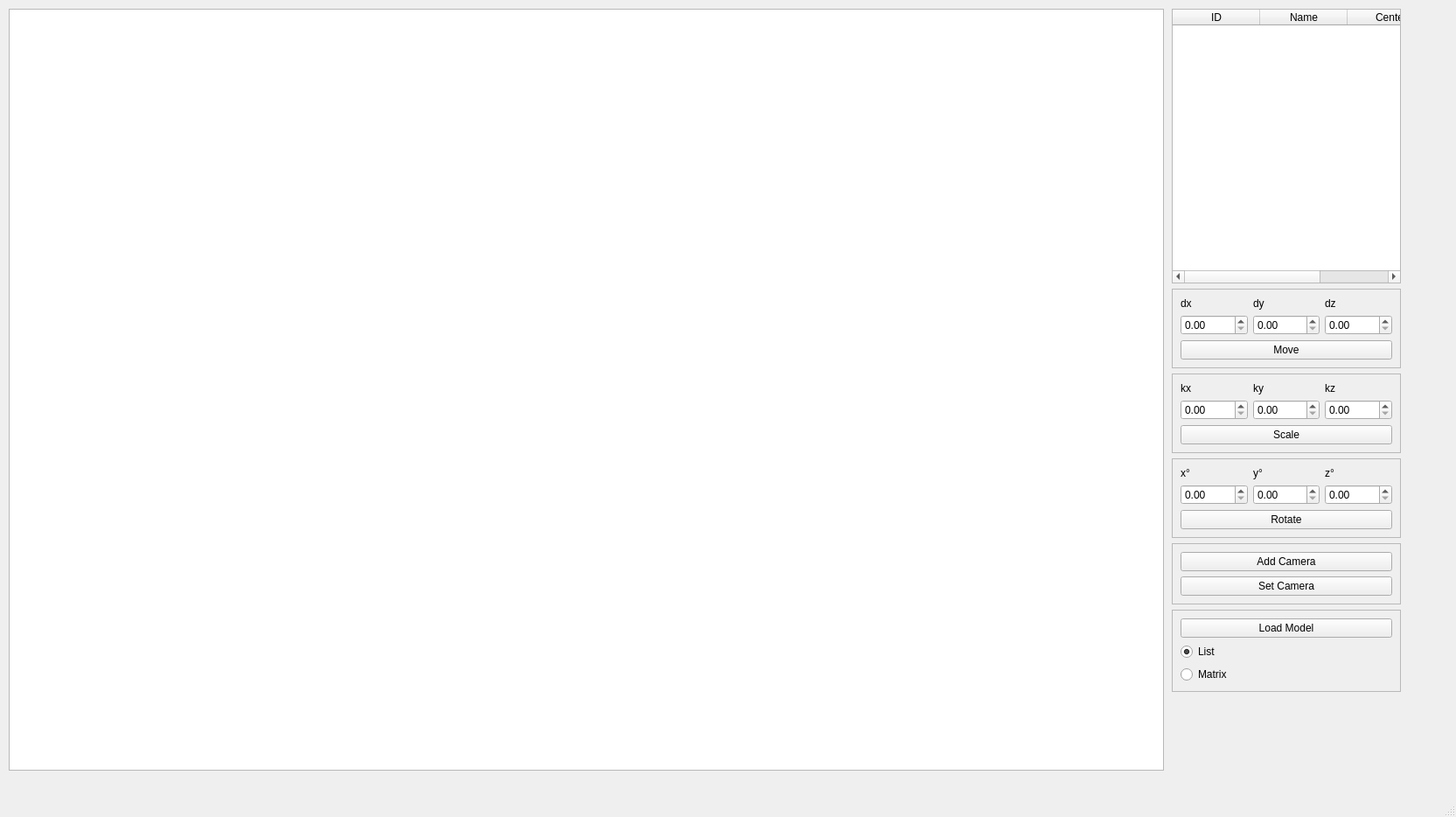
<?xml version="1.0" encoding="UTF-8"?>
<ui version="4.0">
 <class>MainWindow</class>
 <widget class="QMainWindow" name="MainWindow">
  <property name="geometry">
   <rect>
    <x>0</x>
    <y>0</y>
    <width>1665</width>
    <height>934</height>
   </rect>
  </property>
  <property name="windowTitle">
   <string>MainWindow</string>
  </property>
  <widget class="QWidget" name="centralwidget">
   <widget class="QGraphicsView" name="graphicsView">
    <property name="geometry">
     <rect>
      <x>10</x>
      <y>10</y>
      <width>1321</width>
      <height>871</height>
     </rect>
    </property>
   </widget>
   <widget class="QWidget" name="">
    <property name="geometry">
     <rect>
      <x>1340</x>
      <y>10</y>
      <width>262</width>
      <height>781</height>
     </rect>
    </property>
    <layout class="QVBoxLayout" name="verticalLayout_22">
     <item>
      <layout class="QVBoxLayout" name="verticalLayout_18">
       <item>
        <layout class="QVBoxLayout" name="verticalLayout_17">
         <item>
          <widget class="QTableWidget" name="objectsTable">
           <column>
            <property name="text">
             <string>ID</string>
            </property>
           </column>
           <column>
            <property name="text">
             <string>Name</string>
            </property>
           </column>
           <column>
            <property name="text">
             <string>Center</string>
            </property>
           </column>
          </widget>
         </item>
         <item>
          <layout class="QVBoxLayout" name="verticalLayout_13">
           <item>
            <widget class="QFrame" name="frame">
             <property name="frameShape">
              <enum>QFrame::StyledPanel</enum>
             </property>
             <property name="frameShadow">
              <enum>QFrame::Raised</enum>
             </property>
             <layout class="QVBoxLayout" name="verticalLayout_2">
              <item>
               <layout class="QVBoxLayout" name="verticalLayout_6">
                <item>
                 <layout class="QHBoxLayout" name="horizontalLayout_4">
                  <item>
                   <widget class="QLabel" name="label">
                    <property name="text">
                     <string>dx</string>
                    </property>
                   </widget>
                  </item>
                  <item>
                   <widget class="QLabel" name="label_2">
                    <property name="text">
                     <string>dy</string>
                    </property>
                   </widget>
                  </item>
                  <item>
                   <widget class="QLabel" name="label_3">
                    <property name="text">
                     <string>dz</string>
                    </property>
                   </widget>
                  </item>
                 </layout>
                </item>
                <item>
                 <layout class="QVBoxLayout" name="verticalLayout_4">
                  <item>
                   <layout class="QHBoxLayout" name="horizontalLayout">
                    <item>
                     <widget class="QDoubleSpinBox" name="move_x_spin"/>
                    </item>
                    <item>
                     <widget class="QDoubleSpinBox" name="move_y_spin"/>
                    </item>
                    <item>
                     <widget class="QDoubleSpinBox" name="move_z_spin"/>
                    </item>
                   </layout>
                  </item>
                  <item>
                   <layout class="QVBoxLayout" name="verticalLayout">
                    <item>
                     <widget class="QPushButton" name="move_button">
                      <property name="text">
                       <string>Move</string>
                      </property>
                     </widget>
                    </item>
                   </layout>
                  </item>
                 </layout>
                </item>
               </layout>
              </item>
             </layout>
            </widget>
           </item>
           <item>
            <widget class="QFrame" name="frame_2">
             <property name="frameShape">
              <enum>QFrame::StyledPanel</enum>
             </property>
             <property name="frameShadow">
              <enum>QFrame::Raised</enum>
             </property>
             <layout class="QVBoxLayout" name="verticalLayout_3">
              <item>
               <layout class="QVBoxLayout" name="verticalLayout_7">
                <item>
                 <layout class="QHBoxLayout" name="horizontalLayout_5">
                  <item>
                   <widget class="QLabel" name="label_4">
                    <property name="text">
                     <string>kx</string>
                    </property>
                   </widget>
                  </item>
                  <item>
                   <widget class="QLabel" name="label_5">
                    <property name="text">
                     <string>ky</string>
                    </property>
                   </widget>
                  </item>
                  <item>
                   <widget class="QLabel" name="label_6">
                    <property name="text">
                     <string>kz</string>
                    </property>
                   </widget>
                  </item>
                 </layout>
                </item>
                <item>
                 <layout class="QVBoxLayout" name="verticalLayout_5">
                  <item>
                   <layout class="QHBoxLayout" name="horizontalLayout_2">
                    <item>
                     <widget class="QDoubleSpinBox" name="scale_x_spin"/>
                    </item>
                    <item>
                     <widget class="QDoubleSpinBox" name="scale_y_spin"/>
                    </item>
                    <item>
                     <widget class="QDoubleSpinBox" name="scale_z_spin"/>
                    </item>
                   </layout>
                  </item>
                  <item>
                   <layout class="QVBoxLayout" name="verticalLayout_8">
                    <item>
                     <widget class="QPushButton" name="scale_button">
                      <property name="text">
                       <string>Scale</string>
                      </property>
                     </widget>
                    </item>
                   </layout>
                  </item>
                 </layout>
                </item>
               </layout>
              </item>
             </layout>
            </widget>
           </item>
           <item>
            <widget class="QFrame" name="frame_3">
             <property name="frameShape">
              <enum>QFrame::StyledPanel</enum>
             </property>
             <property name="frameShadow">
              <enum>QFrame::Raised</enum>
             </property>
             <layout class="QVBoxLayout" name="verticalLayout_9">
              <item>
               <layout class="QVBoxLayout" name="verticalLayout_10">
                <item>
                 <layout class="QHBoxLayout" name="horizontalLayout_6">
                  <item>
                   <widget class="QLabel" name="label_7">
                    <property name="text">
                     <string>x°</string>
                    </property>
                   </widget>
                  </item>
                  <item>
                   <widget class="QLabel" name="label_8">
                    <property name="text">
                     <string>y°</string>
                    </property>
                   </widget>
                  </item>
                  <item>
                   <widget class="QLabel" name="label_9">
                    <property name="text">
                     <string>z°</string>
                    </property>
                   </widget>
                  </item>
                 </layout>
                </item>
                <item>
                 <layout class="QVBoxLayout" name="verticalLayout_11">
                  <item>
                   <layout class="QHBoxLayout" name="horizontalLayout_3">
                    <item>
                     <widget class="QDoubleSpinBox" name="rotate_x_spin"/>
                    </item>
                    <item>
                     <widget class="QDoubleSpinBox" name="rotate_y_spin"/>
                    </item>
                    <item>
                     <widget class="QDoubleSpinBox" name="rotate_z_spin"/>
                    </item>
                   </layout>
                  </item>
                  <item>
                   <layout class="QVBoxLayout" name="verticalLayout_12">
                    <item>
                     <widget class="QPushButton" name="rotate_button">
                      <property name="text">
                       <string>Rotate</string>
                      </property>
                     </widget>
                    </item>
                   </layout>
                  </item>
                 </layout>
                </item>
               </layout>
              </item>
             </layout>
            </widget>
           </item>
          </layout>
         </item>
        </layout>
       </item>
      </layout>
     </item>
     <item>
      <layout class="QVBoxLayout" name="verticalLayout_21">
       <item>
        <widget class="QFrame" name="frame_5">
         <property name="frameShape">
          <enum>QFrame::StyledPanel</enum>
         </property>
         <property name="frameShadow">
          <enum>QFrame::Raised</enum>
         </property>
         <layout class="QVBoxLayout" name="verticalLayout_20">
          <item>
           <layout class="QVBoxLayout" name="verticalLayout_19">
            <item>
             <widget class="QPushButton" name="add_camera_button">
              <property name="text">
               <string>Add Camera</string>
              </property>
             </widget>
            </item>
            <item>
             <widget class="QPushButton" name="set_camera_button">
              <property name="text">
               <string>Set Camera</string>
              </property>
             </widget>
            </item>
           </layout>
          </item>
         </layout>
        </widget>
       </item>
       <item>
        <widget class="QFrame" name="frame_4">
         <property name="frameShape">
          <enum>QFrame::StyledPanel</enum>
         </property>
         <property name="frameShadow">
          <enum>QFrame::Raised</enum>
         </property>
         <layout class="QVBoxLayout" name="verticalLayout_16">
          <item>
           <layout class="QVBoxLayout" name="verticalLayout_15">
            <item>
             <widget class="QPushButton" name="load_model_button">
              <property name="text">
               <string>Load Model</string>
              </property>
             </widget>
            </item>
            <item>
             <layout class="QVBoxLayout" name="verticalLayout_14">
              <item>
               <widget class="QRadioButton" name="ListReprRadioButton">
                <property name="text">
                 <string>List</string>
                </property>
                <property name="checked">
                 <bool>true</bool>
                </property>
               </widget>
              </item>
              <item>
               <widget class="QRadioButton" name="MatrixReprRadioButton">
                <property name="text">
                 <string>Matrix</string>
                </property>
               </widget>
              </item>
             </layout>
            </item>
           </layout>
          </item>
         </layout>
        </widget>
       </item>
      </layout>
     </item>
    </layout>
   </widget>
  </widget>
  <widget class="QMenuBar" name="menubar">
   <property name="geometry">
    <rect>
     <x>0</x>
     <y>0</y>
     <width>1665</width>
     <height>23</height>
    </rect>
   </property>
  </widget>
  <widget class="QStatusBar" name="statusbar"/>
 </widget>
 <resources/>
 <connections/>
</ui>
